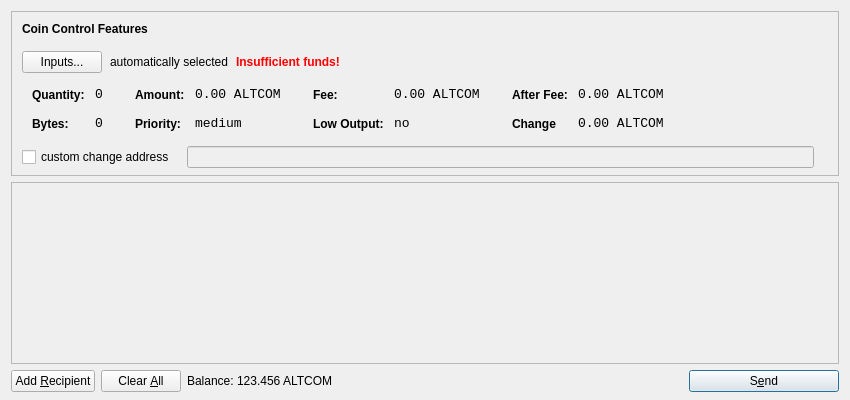
<?xml version="1.0" encoding="UTF-8"?>
<ui version="4.0">
 <class>SendCoinsDialog</class>
 <widget class="QDialog" name="SendCoinsDialog">
  <property name="geometry">
   <rect>
    <x>0</x>
    <y>0</y>
    <width>850</width>
    <height>400</height>
   </rect>
  </property>
  <property name="windowTitle">
   <string>Send Coins</string>
  </property>
  <layout class="QVBoxLayout" name="verticalLayout" stretch="0,1,0">
   <property name="bottomMargin">
    <number>8</number>
   </property>
   <item>
    <widget class="QFrame" name="frameCoinControl">
     <property name="sizePolicy">
      <sizepolicy hsizetype="Expanding" vsizetype="Expanding">
       <horstretch>0</horstretch>
       <verstretch>0</verstretch>
      </sizepolicy>
     </property>
     <property name="maximumSize">
      <size>
       <width>16777215</width>
       <height>16777215</height>
      </size>
     </property>
     <property name="frameShape">
      <enum>QFrame::StyledPanel</enum>
     </property>
     <property name="frameShadow">
      <enum>QFrame::Sunken</enum>
     </property>
     <layout class="QVBoxLayout" name="verticalLayoutCoinControl2">
      <property name="spacing">
       <number>-1</number>
      </property>
      <property name="leftMargin">
       <number>0</number>
      </property>
      <property name="topMargin">
       <number>0</number>
      </property>
      <property name="rightMargin">
       <number>0</number>
      </property>
      <property name="bottomMargin">
       <number>6</number>
      </property>
      <item>
       <layout class="QVBoxLayout" name="verticalLayoutCoinControl" stretch="0,0,0,0,1">
        <property name="spacing">
         <number>0</number>
        </property>
        <property name="leftMargin">
         <number>10</number>
        </property>
        <property name="topMargin">
         <number>10</number>
        </property>
        <item>
         <layout class="QHBoxLayout" name="horizontalLayoutCoinControl1">
          <property name="bottomMargin">
           <number>15</number>
          </property>
          <item>
           <widget class="QLabel" name="labelCoinControlFeatures">
            <property name="sizePolicy">
             <sizepolicy hsizetype="Preferred" vsizetype="Maximum">
              <horstretch>0</horstretch>
              <verstretch>0</verstretch>
             </sizepolicy>
            </property>
            <property name="font">
             <font>
              <weight>75</weight>
              <bold>true</bold>
             </font>
            </property>
            <property name="styleSheet">
             <string notr="true">font-weight:bold;</string>
            </property>
            <property name="text">
             <string>Coin Control Features</string>
            </property>
           </widget>
          </item>
         </layout>
        </item>
        <item>
         <layout class="QHBoxLayout" name="horizontalLayoutCoinControl2" stretch="0,0,0,0">
          <property name="spacing">
           <number>8</number>
          </property>
          <property name="bottomMargin">
           <number>10</number>
          </property>
          <item>
           <widget class="QPushButton" name="pushButtonCoinControl">
            <property name="styleSheet">
             <string notr="true"/>
            </property>
            <property name="text">
             <string>Inputs...</string>
            </property>
           </widget>
          </item>
          <item>
           <widget class="QLabel" name="labelCoinControlAutomaticallySelected">
            <property name="text">
             <string>automatically selected</string>
            </property>
            <property name="margin">
             <number>5</number>
            </property>
           </widget>
          </item>
          <item>
           <widget class="QLabel" name="labelCoinControlInsuffFunds">
            <property name="font">
             <font>
              <weight>75</weight>
              <bold>true</bold>
             </font>
            </property>
            <property name="styleSheet">
             <string notr="true">color:red;font-weight:bold;</string>
            </property>
            <property name="text">
             <string>Insufficient funds!</string>
            </property>
            <property name="margin">
             <number>5</number>
            </property>
           </widget>
          </item>
          <item>
           <spacer name="horizontalSpacerCoinControl">
            <property name="orientation">
             <enum>Qt::Horizontal</enum>
            </property>
            <property name="sizeHint" stdset="0">
             <size>
              <width>40</width>
              <height>1</height>
             </size>
            </property>
           </spacer>
          </item>
         </layout>
        </item>
        <item>
         <widget class="QWidget" name="widgetCoinControl" native="true">
          <property name="sizePolicy">
           <sizepolicy hsizetype="Preferred" vsizetype="Preferred">
            <horstretch>0</horstretch>
            <verstretch>0</verstretch>
           </sizepolicy>
          </property>
          <property name="minimumSize">
           <size>
            <width>0</width>
            <height>0</height>
           </size>
          </property>
          <property name="styleSheet">
           <string notr="true"/>
          </property>
          <layout class="QHBoxLayout" name="horizontalLayoutCoinControl5">
           <property name="margin">
            <number>0</number>
           </property>
           <item>
            <layout class="QHBoxLayout" name="horizontalLayoutCoinControl3" stretch="0,0,0,1">
             <property name="spacing">
              <number>20</number>
             </property>
             <property name="topMargin">
              <number>0</number>
             </property>
             <property name="bottomMargin">
              <number>10</number>
             </property>
             <item>
              <layout class="QFormLayout" name="formLayoutCoinControl1">
               <property name="horizontalSpacing">
                <number>10</number>
               </property>
               <property name="verticalSpacing">
                <number>14</number>
               </property>
               <property name="leftMargin">
                <number>10</number>
               </property>
               <property name="topMargin">
                <number>4</number>
               </property>
               <property name="rightMargin">
                <number>6</number>
               </property>
               <item row="0" column="0">
                <widget class="QLabel" name="labelCoinControlQuantityText">
                 <property name="styleSheet">
                  <string notr="true">font-weight:bold;</string>
                 </property>
                 <property name="text">
                  <string>Quantity:</string>
                 </property>
                 <property name="margin">
                  <number>0</number>
                 </property>
                </widget>
               </item>
               <item row="0" column="1">
                <widget class="QLabel" name="labelCoinControlQuantity">
                 <property name="font">
                  <font>
                   <family>Monospace</family>
                   <pointsize>10</pointsize>
                  </font>
                 </property>
                 <property name="cursor">
                  <cursorShape>IBeamCursor</cursorShape>
                 </property>
                 <property name="contextMenuPolicy">
                  <enum>Qt::ActionsContextMenu</enum>
                 </property>
                 <property name="text">
                  <string>0</string>
                 </property>
                 <property name="margin">
                  <number>0</number>
                 </property>
                 <property name="textInteractionFlags">
                  <set>Qt::LinksAccessibleByMouse|Qt::TextSelectableByKeyboard|Qt::TextSelectableByMouse</set>
                 </property>
                </widget>
               </item>
               <item row="1" column="0">
                <widget class="QLabel" name="labelCoinControlBytesText">
                 <property name="styleSheet">
                  <string notr="true">font-weight:bold;</string>
                 </property>
                 <property name="text">
                  <string>Bytes:</string>
                 </property>
                </widget>
               </item>
               <item row="1" column="1">
                <widget class="QLabel" name="labelCoinControlBytes">
                 <property name="font">
                  <font>
                   <family>Monospace</family>
                   <pointsize>10</pointsize>
                  </font>
                 </property>
                 <property name="cursor">
                  <cursorShape>IBeamCursor</cursorShape>
                 </property>
                 <property name="contextMenuPolicy">
                  <enum>Qt::ActionsContextMenu</enum>
                 </property>
                 <property name="text">
                  <string>0</string>
                 </property>
                 <property name="textInteractionFlags">
                  <set>Qt::LinksAccessibleByMouse|Qt::TextSelectableByKeyboard|Qt::TextSelectableByMouse</set>
                 </property>
                </widget>
               </item>
              </layout>
             </item>
             <item>
              <layout class="QFormLayout" name="formLayoutCoinControl2">
               <property name="horizontalSpacing">
                <number>10</number>
               </property>
               <property name="verticalSpacing">
                <number>14</number>
               </property>
               <property name="leftMargin">
                <number>6</number>
               </property>
               <property name="topMargin">
                <number>4</number>
               </property>
               <property name="rightMargin">
                <number>6</number>
               </property>
               <item row="0" column="0">
                <widget class="QLabel" name="labelCoinControlAmountText">
                 <property name="styleSheet">
                  <string notr="true">font-weight:bold;</string>
                 </property>
                 <property name="text">
                  <string>Amount:</string>
                 </property>
                 <property name="margin">
                  <number>0</number>
                 </property>
                </widget>
               </item>
               <item row="0" column="1">
                <widget class="QLabel" name="labelCoinControlAmount">
                 <property name="font">
                  <font>
                   <family>Monospace</family>
                   <pointsize>10</pointsize>
                  </font>
                 </property>
                 <property name="cursor">
                  <cursorShape>IBeamCursor</cursorShape>
                 </property>
                 <property name="contextMenuPolicy">
                  <enum>Qt::ActionsContextMenu</enum>
                 </property>
                 <property name="text">
                  <string notr="true">0.00 ALTCOM</string>
                 </property>
                 <property name="textInteractionFlags">
                  <set>Qt::LinksAccessibleByMouse|Qt::TextSelectableByKeyboard|Qt::TextSelectableByMouse</set>
                 </property>
                </widget>
               </item>
               <item row="1" column="0">
                <widget class="QLabel" name="labelCoinControlPriorityText">
                 <property name="styleSheet">
                  <string notr="true">font-weight:bold;</string>
                 </property>
                 <property name="text">
                  <string>Priority:</string>
                 </property>
                </widget>
               </item>
               <item row="1" column="1">
                <widget class="QLabel" name="labelCoinControlPriority">
                 <property name="font">
                  <font>
                   <family>Monospace</family>
                   <pointsize>10</pointsize>
                  </font>
                 </property>
                 <property name="cursor">
                  <cursorShape>IBeamCursor</cursorShape>
                 </property>
                 <property name="contextMenuPolicy">
                  <enum>Qt::ActionsContextMenu</enum>
                 </property>
                 <property name="text">
                  <string>medium</string>
                 </property>
                 <property name="textInteractionFlags">
                  <set>Qt::LinksAccessibleByMouse|Qt::TextSelectableByKeyboard|Qt::TextSelectableByMouse</set>
                 </property>
                </widget>
               </item>
              </layout>
             </item>
             <item>
              <layout class="QFormLayout" name="formLayoutCoinControl3">
               <property name="horizontalSpacing">
                <number>10</number>
               </property>
               <property name="verticalSpacing">
                <number>14</number>
               </property>
               <property name="leftMargin">
                <number>6</number>
               </property>
               <property name="topMargin">
                <number>4</number>
               </property>
               <property name="rightMargin">
                <number>6</number>
               </property>
               <item row="0" column="0">
                <widget class="QLabel" name="labelCoinControlFeeText">
                 <property name="styleSheet">
                  <string notr="true">font-weight:bold;</string>
                 </property>
                 <property name="text">
                  <string>Fee:</string>
                 </property>
                 <property name="margin">
                  <number>0</number>
                 </property>
                </widget>
               </item>
               <item row="0" column="1">
                <widget class="QLabel" name="labelCoinControlFee">
                 <property name="font">
                  <font>
                   <family>Monospace</family>
                   <pointsize>10</pointsize>
                  </font>
                 </property>
                 <property name="cursor">
                  <cursorShape>IBeamCursor</cursorShape>
                 </property>
                 <property name="contextMenuPolicy">
                  <enum>Qt::ActionsContextMenu</enum>
                 </property>
                 <property name="text">
                  <string notr="true">0.00 ALTCOM</string>
                 </property>
                 <property name="textInteractionFlags">
                  <set>Qt::LinksAccessibleByMouse|Qt::TextSelectableByKeyboard|Qt::TextSelectableByMouse</set>
                 </property>
                </widget>
               </item>
               <item row="1" column="0">
                <widget class="QLabel" name="labelCoinControlLowOutputText">
                 <property name="styleSheet">
                  <string notr="true">font-weight:bold;</string>
                 </property>
                 <property name="text">
                  <string>Low Output:</string>
                 </property>
                </widget>
               </item>
               <item row="1" column="1">
                <widget class="QLabel" name="labelCoinControlLowOutput">
                 <property name="font">
                  <font>
                   <family>Monospace</family>
                   <pointsize>10</pointsize>
                  </font>
                 </property>
                 <property name="cursor">
                  <cursorShape>IBeamCursor</cursorShape>
                 </property>
                 <property name="contextMenuPolicy">
                  <enum>Qt::ActionsContextMenu</enum>
                 </property>
                 <property name="text">
                  <string>no</string>
                 </property>
                 <property name="textInteractionFlags">
                  <set>Qt::LinksAccessibleByMouse|Qt::TextSelectableByKeyboard|Qt::TextSelectableByMouse</set>
                 </property>
                </widget>
               </item>
              </layout>
             </item>
             <item>
              <layout class="QFormLayout" name="formLayoutCoinControl4">
               <property name="horizontalSpacing">
                <number>10</number>
               </property>
               <property name="verticalSpacing">
                <number>14</number>
               </property>
               <property name="leftMargin">
                <number>6</number>
               </property>
               <property name="topMargin">
                <number>4</number>
               </property>
               <property name="rightMargin">
                <number>6</number>
               </property>
               <item row="0" column="0">
                <widget class="QLabel" name="labelCoinControlAfterFeeText">
                 <property name="styleSheet">
                  <string notr="true">font-weight:bold;</string>
                 </property>
                 <property name="text">
                  <string>After Fee:</string>
                 </property>
                 <property name="margin">
                  <number>0</number>
                 </property>
                </widget>
               </item>
               <item row="0" column="1">
                <widget class="QLabel" name="labelCoinControlAfterFee">
                 <property name="font">
                  <font>
                   <family>Monospace</family>
                   <pointsize>10</pointsize>
                  </font>
                 </property>
                 <property name="cursor">
                  <cursorShape>IBeamCursor</cursorShape>
                 </property>
                 <property name="contextMenuPolicy">
                  <enum>Qt::ActionsContextMenu</enum>
                 </property>
                 <property name="text">
                  <string notr="true">0.00 ALTCOM</string>
                 </property>
                 <property name="textInteractionFlags">
                  <set>Qt::LinksAccessibleByMouse|Qt::TextSelectableByKeyboard|Qt::TextSelectableByMouse</set>
                 </property>
                </widget>
               </item>
               <item row="1" column="0">
                <widget class="QLabel" name="labelCoinControlChangeText">
                 <property name="styleSheet">
                  <string notr="true">font-weight:bold;</string>
                 </property>
                 <property name="text">
                  <string>Change</string>
                 </property>
                </widget>
               </item>
               <item row="1" column="1">
                <widget class="QLabel" name="labelCoinControlChange">
                 <property name="font">
                  <font>
                   <family>Monospace</family>
                   <pointsize>10</pointsize>
                  </font>
                 </property>
                 <property name="cursor">
                  <cursorShape>IBeamCursor</cursorShape>
                 </property>
                 <property name="contextMenuPolicy">
                  <enum>Qt::ActionsContextMenu</enum>
                 </property>
                 <property name="text">
                  <string notr="true">0.00 ALTCOM</string>
                 </property>
                 <property name="textInteractionFlags">
                  <set>Qt::LinksAccessibleByMouse|Qt::TextSelectableByKeyboard|Qt::TextSelectableByMouse</set>
                 </property>
                </widget>
               </item>
              </layout>
             </item>
            </layout>
           </item>
          </layout>
         </widget>
        </item>
        <item>
         <layout class="QHBoxLayout" name="horizontalLayoutCoinControl4" stretch="0,0,0">
          <property name="spacing">
           <number>12</number>
          </property>
          <property name="sizeConstraint">
           <enum>QLayout::SetDefaultConstraint</enum>
          </property>
          <property name="topMargin">
           <number>5</number>
          </property>
          <property name="rightMargin">
           <number>5</number>
          </property>
          <item>
           <widget class="QCheckBox" name="checkBoxCoinControlChange">
            <property name="text">
             <string>custom change address</string>
            </property>
           </widget>
          </item>
          <item>
           <widget class="QLineEdit" name="lineEditCoinControlChange">
            <property name="enabled">
             <bool>false</bool>
            </property>
            <property name="sizePolicy">
             <sizepolicy hsizetype="Expanding" vsizetype="Fixed">
              <horstretch>0</horstretch>
              <verstretch>0</verstretch>
             </sizepolicy>
            </property>
           </widget>
          </item>
          <item>
           <widget class="QLabel" name="labelCoinControlChangeLabel">
            <property name="sizePolicy">
             <sizepolicy hsizetype="Preferred" vsizetype="Expanding">
              <horstretch>0</horstretch>
              <verstretch>0</verstretch>
             </sizepolicy>
            </property>
            <property name="minimumSize">
             <size>
              <width>0</width>
              <height>0</height>
             </size>
            </property>
            <property name="text">
             <string/>
            </property>
            <property name="margin">
             <number>3</number>
            </property>
           </widget>
          </item>
         </layout>
        </item>
        <item>
         <spacer name="verticalSpacerCoinControl">
          <property name="orientation">
           <enum>Qt::Vertical</enum>
          </property>
          <property name="sizeHint" stdset="0">
           <size>
            <width>800</width>
            <height>1</height>
           </size>
          </property>
         </spacer>
        </item>
       </layout>
      </item>
     </layout>
    </widget>
   </item>
   <item>
    <widget class="QScrollArea" name="scrollArea">
     <property name="widgetResizable">
      <bool>true</bool>
     </property>
     <widget class="QWidget" name="scrollAreaWidgetContents">
      <property name="geometry">
       <rect>
        <x>0</x>
        <y>0</y>
        <width>830</width>
        <height>165</height>
       </rect>
      </property>
      <layout class="QVBoxLayout" name="verticalLayout_2">
       <property name="margin">
        <number>0</number>
       </property>
       <item>
        <layout class="QVBoxLayout" name="entries">
         <property name="spacing">
          <number>6</number>
         </property>
        </layout>
       </item>
       <item>
        <spacer name="verticalSpacer">
         <property name="orientation">
          <enum>Qt::Vertical</enum>
         </property>
         <property name="sizeHint" stdset="0">
          <size>
           <width>20</width>
           <height>40</height>
          </size>
         </property>
        </spacer>
       </item>
      </layout>
     </widget>
    </widget>
   </item>
   <item>
    <layout class="QHBoxLayout" name="horizontalLayout">
     <item>
      <widget class="QPushButton" name="addButton">
       <property name="toolTip">
        <string>Send to multiple recipients at once</string>
       </property>
       <property name="text">
        <string>Add &amp;Recipient</string>
       </property>
       <property name="autoDefault">
        <bool>false</bool>
       </property>
      </widget>
     </item>
     <item>
      <widget class="QPushButton" name="clearButton">
       <property name="sizePolicy">
        <sizepolicy hsizetype="Minimum" vsizetype="Fixed">
         <horstretch>0</horstretch>
         <verstretch>0</verstretch>
        </sizepolicy>
       </property>
       <property name="toolTip">
        <string>Remove all transaction fields</string>
       </property>
       <property name="text">
        <string>Clear &amp;All</string>
       </property>
       <property name="autoRepeatDelay">
        <number>300</number>
       </property>
       <property name="autoDefault">
        <bool>false</bool>
       </property>
      </widget>
     </item>
     <item>
      <layout class="QHBoxLayout" name="horizontalLayout_2">
       <property name="spacing">
        <number>3</number>
       </property>
       <item>
        <widget class="QLabel" name="label">
         <property name="sizePolicy">
          <sizepolicy hsizetype="Preferred" vsizetype="Fixed">
           <horstretch>0</horstretch>
           <verstretch>0</verstretch>
          </sizepolicy>
         </property>
         <property name="text">
          <string>Balance:</string>
         </property>
        </widget>
       </item>
       <item>
        <widget class="QLabel" name="labelBalance">
         <property name="sizePolicy">
          <sizepolicy hsizetype="Preferred" vsizetype="Fixed">
           <horstretch>0</horstretch>
           <verstretch>0</verstretch>
          </sizepolicy>
         </property>
         <property name="cursor">
          <cursorShape>IBeamCursor</cursorShape>
         </property>
         <property name="text">
          <string notr="true">123.456 ALTCOM</string>
         </property>
         <property name="textInteractionFlags">
          <set>Qt::LinksAccessibleByMouse|Qt::TextSelectableByKeyboard|Qt::TextSelectableByMouse</set>
         </property>
        </widget>
       </item>
      </layout>
     </item>
     <item>
      <spacer name="horizontalSpacer">
       <property name="orientation">
        <enum>Qt::Horizontal</enum>
       </property>
       <property name="sizeHint" stdset="0">
        <size>
         <width>40</width>
         <height>20</height>
        </size>
       </property>
      </spacer>
     </item>
     <item>
      <widget class="QPushButton" name="sendButton">
       <property name="minimumSize">
        <size>
         <width>150</width>
         <height>0</height>
        </size>
       </property>
       <property name="toolTip">
        <string>Confirm the send action</string>
       </property>
       <property name="text">
        <string>S&amp;end</string>
       </property>
       <property name="icon">
        <iconset resource="../bitcoin.qrc">
         <normaloff>:/icons/send</normaloff>:/icons/send</iconset>
       </property>
       <property name="default">
        <bool>true</bool>
       </property>
      </widget>
     </item>
    </layout>
   </item>
  </layout>
 </widget>
 <resources>
  <include location="../bitcoin.qrc"/>
 </resources>
 <connections/>
</ui>
